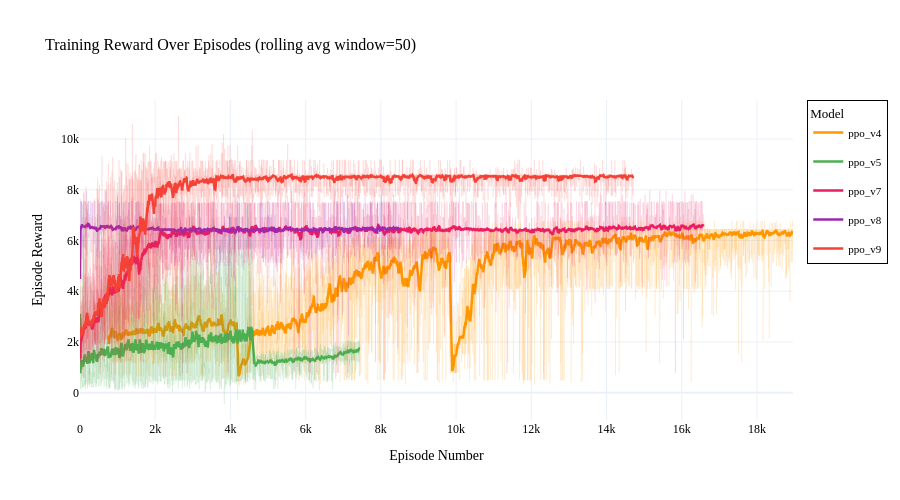

The notebook cell this image was saved under:
### Code cell
if not episodes_df.empty:
    ROLLING_WINDOW = 50

    # Map DB experiment names to our canonical model keys
    NAME_MAP = {
        'random_baseline_world1-1': 'random',
        'dqn_baseline_world1-1':    'dqn_baseline',
        'ppo_baseline_world1-1':    'ppo_baseline',
        'ppo_v2_world1-1':          'ppo_v2',
        'ppo_v3_world1-1':          'ppo_v3',
        'ppo_v4_world1-1':          'ppo_v4',
        'ppo_v5_world1-1':          'ppo_v5',
        'ppo_v7_world1-1':          'ppo_v7',
        'ppo_v8_world1-1':          'ppo_v8',
        'ppo_v9_world1-1':          'ppo_v9',
    }
    episodes_df['model'] = episodes_df['experiment_name'].map(
        lambda n: NAME_MAP.get(n, n)
    )

    models_with_data = [m for m in MODEL_ORDER if m in episodes_df['model'].unique()]

    # ── Interactive Plotly reward curves ────────────────────────────────────
    fig = go.Figure()
    for model in models_with_data:
        df_m = episodes_df[episodes_df['model'] == model].copy()
        df_m = df_m.sort_values('episode_number')
        df_m['reward_smooth'] = df_m['reward'].rolling(ROLLING_WINDOW, min_periods=1).mean()

        color = MODEL_COLORS.get(model, '#888888')

        # Raw rewards (faint)
        fig.add_trace(go.Scatter(
            x=df_m['episode_number'],
            y=df_m['reward'],
            mode='lines',
            line=dict(color=color, width=0.5),
            opacity=0.2,
            name=f'{model} (raw)',
            legendgroup=model,
            showlegend=False,
        ))

        # Smoothed curve
        fig.add_trace(go.Scatter(
            x=df_m['episode_number'],
            y=df_m['reward_smooth'],
            mode='lines',
            line=dict(color=color, width=2.5),
            name=model,
            legendgroup=model,
        ))

    fig.update_layout(
        title=dict(text=f'Training Reward Over Episodes (rolling avg window={ROLLING_WINDOW})', font=dict(size=16)),
        xaxis_title='Episode Number',
        yaxis_title='Episode Reward',
        legend=dict(
            title='Model',
            bgcolor='rgba(255,255,255,0.9)',
            bordercolor='black',
            borderwidth=1,
            font=dict(size=11, color='black'),
        ),
        height=500,
        hovermode='x unified',
        template='plotly_white',
        font=dict(family='serif', size=12, color='black'),
    )
    fig.show()
else:
    print('No episode data available — skipping training curves.')

### Figure 1 — Plotly figure (JSON) as saved in the notebook; plotly's stock layout.template omitted (floating-point values rounded to 4 significant figures; data arrays with more than 128 entries replaced by an {"elided": "..."} marker saying what was removed)
{"data": [{"legendgroup": "ppo_v4", "line": {"color": "#FF9800", "width": 0.5}, "mode": "lines", "name": "ppo_v4 (raw)", "opacity": 0.2, "showlegend": false, "type": "scatter", "x": {"elided": "18196 int values"}, "y": {"elided": "18196 float values"}}, {"legendgroup": "ppo_v4", "line": {"color": "#FF9800", "width": 2.5}, "mode": "lines", "name": "ppo_v4", "type": "scatter", "x": {"elided": "18196 int values"}, "y": {"elided": "18196 float values"}}, {"legendgroup": "ppo_v5", "line": {"color": "#4CAF50", "width": 0.5}, "mode": "lines", "name": "ppo_v5 (raw)", "opacity": 0.2, "showlegend": false, "type": "scatter", "x": {"elided": "12008 int values"}, "y": {"elided": "12008 float values"}}, {"legendgroup": "ppo_v5", "line": {"color": "#4CAF50", "width": 2.5}, "mode": "lines", "name": "ppo_v5", "type": "scatter", "x": {"elided": "12008 int values"}, "y": {"elided": "12008 float values"}}, {"legendgroup": "ppo_v7", "line": {"color": "#E91E63", "width": 0.5}, "mode": "lines", "name": "ppo_v7 (raw)", "opacity": 0.2, "showlegend": false, "type": "scatter", "x": {"elided": "16571 int values"}, "y": {"elided": "16571 float values"}}, {"legendgroup": "ppo_v7", "line": {"color": "#E91E63", "width": 2.5}, "mode": "lines", "name": "ppo_v7", "type": "scatter", "x": {"elided": "16571 int values"}, "y": {"elided": "16571 float values"}}, {"legendgroup": "ppo_v8", "line": {"color": "#9C27B0", "width": 0.5}, "mode": "lines", "name": "ppo_v8 (raw)", "opacity": 0.2, "showlegend": false, "type": "scatter", "x": {"elided": "8496 int values"}, "y": {"elided": "8496 float values"}}, {"legendgroup": "ppo_v8", "line": {"color": "#9C27B0", "width": 2.5}, "mode": "lines", "name": "ppo_v8", "type": "scatter", "x": {"elided": "8496 int values"}, "y": {"elided": "8496 float values"}}, {"legendgroup": "ppo_v9", "line": {"color": "#F44336", "width": 0.5}, "mode": "lines", "name": "ppo_v9 (raw)", "opacity": 0.2, "showlegend": false, "type": "scatter", "x": {"elided": "14720 int values"}, "y": {"elided": "14720 float values"}}, {"legendgroup": "ppo_v9", "line": {"color": "#F44336", "width": 2.5}, "mode": "lines", "name": "ppo_v9", "type": "scatter", "x": {"elided": "14720 int values"}, "y": {"elided": "14720 float values"}}], "layout": {"font": {"color": "black", "family": "serif", "size": 12}, "height": 500, "hovermode": "x unified", "legend": {"bgcolor": "rgba(255,255,255,0.9)", "bordercolor": "black", "borderwidth": 1, "font": {"color": "black", "size": 11}, "title": {"text": "Model"}}, "title": {"font": {"size": 16}, "text": "Training Reward Over Episodes (rolling avg window=50)"}, "xaxis": {"title": {"text": "Episode Number"}}, "yaxis": {"title": {"text": "Episode Reward"}}}}
